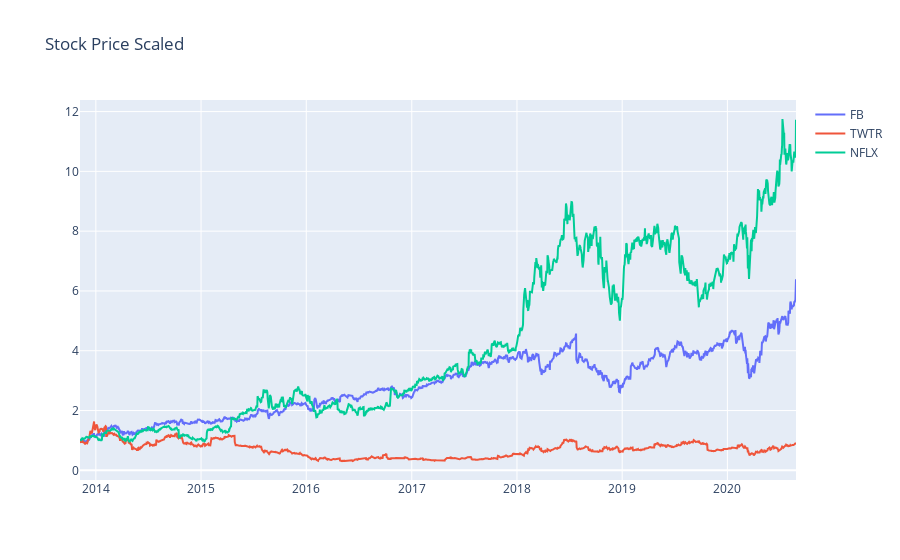

The code cell stored with this chart in its notebook:
### Code cell
interactive_plot(scaling(df),'Stock Price Scaled')

### Figure 1 — Plotly figure (JSON) as saved in the notebook; plotly's stock layout.template omitted (floating-point values rounded to 4 significant figures; data arrays with more than 128 entries replaced by an {"elided": "..."} marker saying what was removed)
{"data": [{"name": "FB", "type": "scatter", "x": {"elided": "1712 str values"}, "y": {"elided": "1712 float values"}}, {"name": "TWTR", "type": "scatter", "x": {"elided": "1712 str values"}, "y": {"elided": "1712 float values"}}, {"name": "NFLX", "type": "scatter", "x": {"elided": "1712 str values"}, "y": {"elided": "1712 float values"}}], "layout": {"legend": {"tracegroupgap": 0}, "title": {"text": "Stock Price Scaled"}, "xaxis": {"anchor": "y", "domain": [0, 1]}, "yaxis": {"anchor": "x", "domain": [0, 1]}}}
